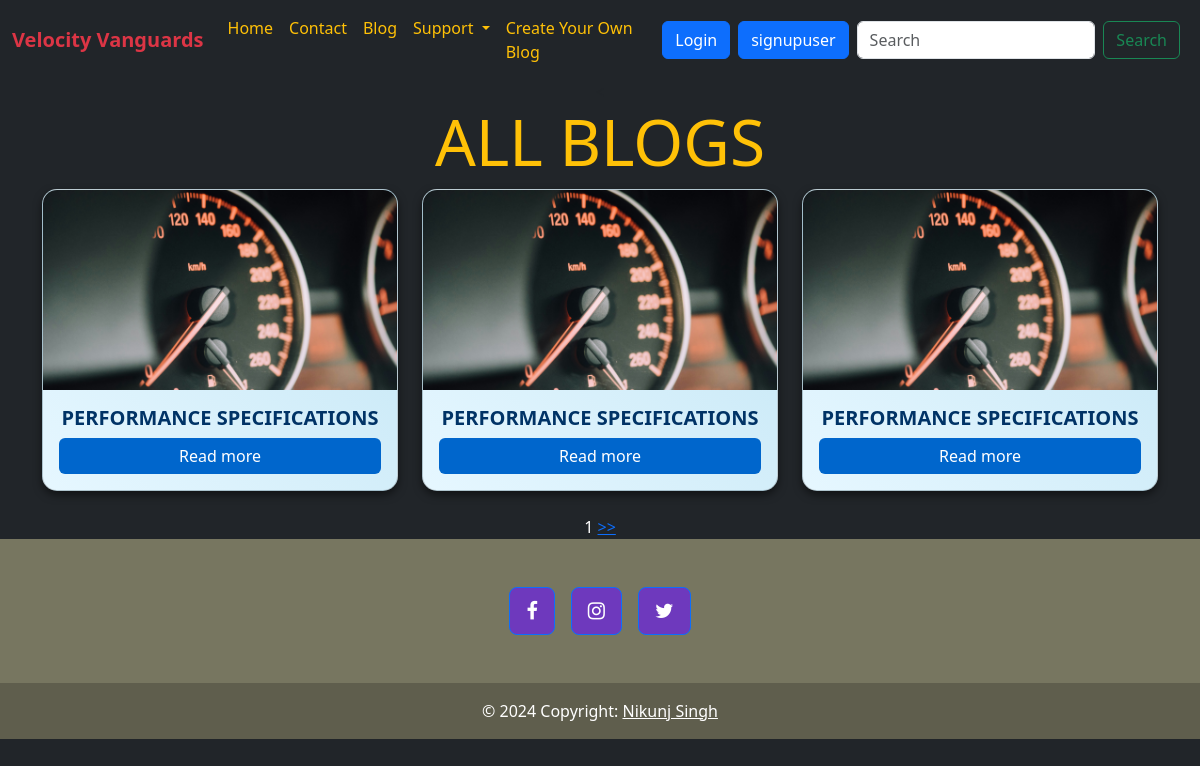
The app's page /allblogs with its own data.
### myblogs/models.py (models this page shows, shortened)
class blog_post(models.Model):
    blog_name =models.CharField(max_length=100)
    cover_img=models.ImageField(upload_to='images/')
    blog_description=RichTextField(blank=True)
    blog_cat=models.ForeignKey(Blog_Category,on_delete=models.CASCADE)
    like_count=models.IntegerField(default=0, null=True)
    view_count=models.IntegerField(default=0, null=True)

### myblogs/views.py (the view)
# urls.py: path('allblogs', views.allblogs,name ='allblogs'),
def allblogs(request):
    y=blog_post.objects.all()
    paginator = Paginator(y, 3)
    page_number = request.GET.get("page")
    page_obj = paginator.get_page(page_number)
    return render(request,'myblogs/allblogs.html',{"y":page_obj})

### myblogs/templates/myblogs/allblogs.html (shortened to what this page needs)
<!DOCTYPE html>
<html lang="en">
<head>
    <link href="https://cdn.jsdelivr.net/npm/bootstrap@5.3.2/dist/css/bootstrap.min.css" rel="stylesheet">
    <link rel="stylesheet" href="https://cdnjs.cloudflare.com/ajax/libs/font-awesome/4.7.0/css/font-awesome.min.css">
</head>
<body class="bg-dark">
    {% include 'myblogs/navbar.html' %}
    <div class="container text-center mb-4">
<h3 class="display-3 text-info text-warning">ALL BLOGS</h3>
<div class="row row-cols-1 row-cols-md-3 g-4">
    {% for blog in y %}
        <div class="col">
            <div class="card card-custom">
                <img src="{{ blog.cover_img.url }}" class="card-img-top" alt="...">
                <div class="card-body">
                    <h5 class="card-title" style="color: #003366; font-weight: bold; text-transform: uppercase;">{{ blog.blog_name }}</h5>
                    <a href="{% url 'blog_details' blog.id %}" class="btn btn-primary" style="background-color: #0066cc; border: none">Read more</a>
                </div>
            </div>
        </div>
    {% endfor %}
</div>
    </div>
    <div style="text-align: center;" class="text-white">
        <span>{{ y.number }}</span>
        {% if y.has_next %}
        <a href="?page={{ y.next_page_number }}">>></a>
        {% endif %}
      </div>
    {% include "./footer.html" %}
</body>
</html>

### myblogs/templates/myblogs/navbar.html (shortened to what this page needs)
<!DOCTYPE html>
<html lang="en">
<head>
    <link href="https://cdn.jsdelivr.net/npm/bootstrap@5.3.2/dist/css/bootstrap.min.css" rel="stylesheet">
</head>
<body>
    <nav class="navbar navbar-expand-lg bg-dark sticky-top">
        <div class="container-fluid">
          <a class="navbar-brand fw-bold text-danger" href="#">Velocity Vanguards</a>
          <div class="collapse navbar-collapse" id="navbarSupportedContent">
            <ul class="navbar-nav me-auto mb-2 mb-lg-0">
              <li class="nav-item">
                <a class="nav-link active text-warning" aria-current="page" href="http://127.0.0.1:8000/">Home</a>
              </li>
              <li class="nav-item">
                <a class="nav-link text-warning" href="http://127.0.0.1:8000/contact">Contact</a>
              </li>
              <li class="nav-item">
                <a class="nav-link text-warning" href="http://127.0.0.1:8000/allblogs">Blog</a>
              </li>
              <li class="nav-item dropdown">
                <a class="nav-link dropdown-toggle text-warning" href="#" role="button" data-bs-toggle="dropdown" aria-expanded="false">
                  Support
                </a>
              </li>
              <li class="nav-item">
                <a class="nav-link text-warning" aria-disabled="true" href="http://127.0.0.1:8000/Blog/">Create Your Own Blog</a>
              </li>
            </ul>
            {% if user.is_authenticated %}
            <p class="mt-2 px-2" style="color :#FFD700" >Welcome!!!{{ User.username }}</p>
            {% comment %} <form method="post" action="{ %url 'logoutuser' %}">
              {% csrf_token %}
              <button class="btn btn-primary" type="submit">Logout</button>
            </form> {% endcomment %}
              <a class="btn btn-primary" href="{% url 'logoutuser' %}">Logout</a>
            {% else %}
            <form class="px-2" action="{% url 'loginuser' %}" method="get">
              <button class="btn btn-primary" type="submit">Login</button>
            </form>
            <form action="{% url 'signupuser' %}" method="get">
              <button class="btn btn-primary" type="submit">signupuser</button>
            </form>
            {% endif %}
            <form class="d-flex px-2" role="search">
              <input class="form-control me-2" type="search" placeholder="Search" aria-label="Search">
              <button class="btn btn-outline-success" type="submit">Search</button>
            </form>
          </div>
        </div>
      </nav>
</body>
</html>

### myblogs/templates/myblogs/footer.html (shortened to what this page needs)
<div class="">
    <footer class="text-center text-lg-start" style="background-color: #777660;">
      <div class="container d-flex justify-content-center py-5">
        <button type="button" class="btn btn-primary btn-lg btn-floating mx-2"style="background-color: #6e39bd;">
          <i class="fa fa-facebook-f"></i>
        </button>
        <button type="button" class="btn btn-primary btn-lg btn-floating mx-2" style="background-color: #6e39bd;">
          <i class="fa fa-instagram"></i>
        </button>
        <button type="button" class="btn btn-primary btn-lg btn-floating mx-2" style="background-color: #6e39bd;">
          <i class="fa fa-twitter"></i>
        </button>
      </div>
      <div class="text-center text-white p-3" style="background-color: rgba(0, 0, 0, 0.2);">
        © 2024 Copyright:
        <a class="text-white" href="">Nikunj Singh</a>
      </div>
    </footer>
  </div>

### myblogs/templates/myblogs/allblogs.html (style rules this page uses)
.card-custom { height: 100%; background: linear-gradient(45deg, #e6f7ff, #c3e6f5); border-radius: 15px; overflow: hidden; box-shadow: 0 4px 8px rgba(0, 0, 0, 0.5); }
.card-img-top { width: 100%; height: 200px; object-fit: cover; }
.card-body { display: flex; flex-direction: column; justify-content: space-between; }

### records on screen
blog_post: cover_img (picture), blog_name "PERFORMANCE SPECIFICATIONS"
blog_post: cover_img (picture), blog_name "PERFORMANCE SPECIFICATIONS"
blog_post: cover_img (picture), blog_name "PERFORMANCE SPECIFICATIONS"

### other values on screen
{{ y.number }} "1"
